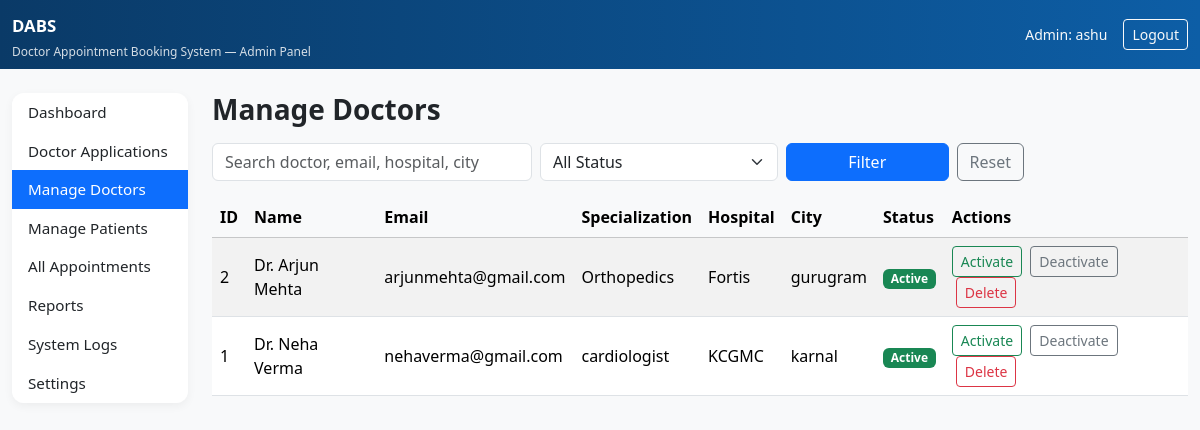
The app's page /dabs-admin/doctors/ (signed in) with its own data.
### booking/models.py (models this page shows, shortened)
class DoctorProfile(models.Model):
    STATUS_CHOICES = [
        ('Pending', 'Pending'),
        ('Approved', 'Approved'),
        ('Active', 'Active'),
        ('Inactive', 'Inactive'),
        ('Rejected', 'Rejected'),
    ]
    user = models.ForeignKey(User, on_delete=models.CASCADE)
    registration_no = models.CharField(max_length=50)
    specialization = models.CharField(max_length=80)
    experience_years = models.PositiveIntegerField(default=0)
    hospital = models.CharField(max_length=120)
    city = models.CharField(max_length=80)
    slot_preference = models.CharField(max_length=120)
    fee = models.DecimalField(max_digits=8, decimal_places=2,
                              null=True, blank=True)
    bio = models.TextField()
    status = models.CharField(
        max_length=10,
        choices=STATUS_CHOICES,
        default='Pending',
    )
    created_at = models.DateTimeField(auto_now_add=True)
    working_days = models.CharField(max_length=100, blank=True)
    clinic_start_time = models.TimeField(null=True, blank=True)
    clinic_end_time = models.TimeField(null=True, blank=True)
    break_start_time = models.TimeField(null=True, blank=True)
    break_end_time = models.TimeField(null=True, blank=True)
    slot_minutes = models.PositiveIntegerField(null=True, blank=True)
    schedule_notes = models.TextField(blank=True)
    schedule_published = models.BooleanField(default=False)
    review_note = models.TextField(blank=True)
    reviewed_by = models.ForeignKey(
        User,
        null=True,
        blank=True,
        on_delete=models.SET_NULL,
        related_name='reviewed_doctors',
    )
    reviewed_at = models.DateTimeField(null=True, blank=True)

### booking/views.py (the view, shortened to what this page needs)
# urls.py: path('dabs-admin/doctors/', views.admin_doctors, name='admin_doctors'),
@login_required
def admin_doctors(request):
    if not request.user.is_staff:
        return redirect("home")
    q = request.GET.get("q", "").strip()
    status = request.GET.get("status", "").strip()
    doctors = DoctorProfile.objects.select_related("user").all()
    if status:
        doctors = doctors.filter(status=status)
    doctors = doctors.order_by("user__first_name", "user__last_name")
    return render(
        request,
        "booking/admin_doctors.html",
        {
            "doctors": doctors,
            "q": q,
            "status": status,
            "section": "doctors",
        },
    )

### booking/templates/booking/admin_doctors.html (shortened to what this page needs)
{% extends "booking/admin_base.html" %}
{% block content %}
<h3 class="fw-bold mb-3">Manage Doctors</h3>
<form class="row g-2 mb-3" method="get">
  <div class="col-md-4">
    <input class="form-control"
           name="q"
           placeholder="Search doctor, email, hospital, city"
           value="{{ q }}">
  </div>
  <div class="col-md-3">
    <select class="form-select" name="status">
      <option value="">All Status</option>
    </select>
  </div>
  <div class="col-md-3 d-flex gap-2">
    <button class="btn btn-primary flex-grow-1">Filter</button>
    <a class="btn btn-outline-secondary" href=".">Reset</a>
  </div>
</form>
<div class="table-responsive">
  <table class="table table-striped align-middle">
    <thead class="table-light">
      <tr>
        <th>ID</th>
        <th>Name</th>
        <th>Email</th>
        <th>Specialization</th>
        <th>Hospital</th>
        <th>City</th>
        <th>Status</th>
        <th>Actions</th>
      </tr>
    </thead>
    <tbody>
    {% for d in doctors %}
      <tr>
        <td>{{ d.id }}</td>
        <td>Dr. {{ d.user.get_full_name }}</td>
        <td>{{ d.user.email }}</td>
        <td>{{ d.specialization }}</td>
        <td>{{ d.hospital }}</td>
        <td>{{ d.city }}</td>
        <td>
          <span class="badge bg-{% if d.status == 'Active' %}success{% elif d.status == 'Pending' %}warning text-dark{% else %}secondary{% endif %}">
            {{ d.status }}
          </span>
        </td>
        <td>
          <form method="post" action="" class="d-inline">
            <button class="btn btn-sm btn-outline-success">Activate</button>
          </form>
          <form method="post" action="" class="d-inline ms-1">
            <button class="btn btn-sm btn-outline-secondary">Deactivate</button>
          </form>
          <form method="post" action="" class="d-inline ms-1"
                onsubmit="return confirm('Delete this doctor and related appointments?');">
            <button class="btn btn-sm btn-outline-danger">Delete</button>
          </form>
        </td>
      </tr>
    {% empty %}
      <tr>
        <td colspan="8" class="text-muted">No doctors found.</td>
      </tr>
    {% endfor %}
    </tbody>
  </table>
</div>
{% endblock %}

### booking/templates/booking/admin_base.html (shortened to what this page needs)
<!doctype html>
<html lang="en">
<head>
  <link href="https://cdn.jsdelivr.net/npm/bootstrap@5.3.3/dist/css/bootstrap.min.css" rel="stylesheet">
</head>
<body class="bg-light">
<nav class="navbar navbar-dark" style="background:linear-gradient(90deg,#0a3a67,#0d5ea6);">
  <div class="container-fluid d-flex align-items-center justify-content-between flex-wrap">
    <div class="d-flex flex-column">
      <span class="navbar-brand navbar-brand-title mb-0">DABS</span>
      <span class="text-light navbar-sub">
        Doctor Appointment Booking System — Admin Panel
      </span>
    </div>
    <div class="d-flex align-items-center gap-3 mt-2 mt-md-0">
      <span class="text-light small">Admin: {{ request.user.username }}</span>
      <a href="{% url 'logout' %}" class="btn btn-outline-light btn-sm">Logout</a>
    </div>
  </div>
</nav>
<div class="container-fluid py-4">
  <div class="row">
    <aside class="col-md-3 col-lg-2 mb-3">
      <div class="list-group sidebar-card">
        <a href="{% url 'admin_dashboard' %}"
           class="list-group-item list-group-item-action sidebar-link {% if section == 'dashboard' %}active{% endif %}">
          Dashboard
        </a>
        <a href="{% url 'admin_pending_doctors' %}"
           class="list-group-item list-group-item-action sidebar-link {% if section == 'applications' %}active{% endif %}">
          Doctor Applications
        </a>
        <a href="{% url 'admin_doctors' %}"
           class="list-group-item list-group-item-action sidebar-link {% if section == 'doctors' %}active{% endif %}">
          Manage Doctors
        </a>
        <a href="{% url 'admin_patients' %}"
           class="list-group-item list-group-item-action sidebar-link {% if section == 'patients' %}active{% endif %}">
          Manage Patients
        </a>
        <a href="{% url 'admin_appointments' %}"
           class="list-group-item list-group-item-action sidebar-link {% if section == 'appointments' %}active{% endif %}">
          All Appointments
        </a>
        <a href="{% url 'admin_reports' %}"
           class="list-group-item list-group-item-action sidebar-link {% if section == 'reports' %}active{% endif %}">
          Reports
        </a>
        <a href="{% url 'admin_logs' %}"
           class="list-group-item list-group-item-action sidebar-link {% if section == 'logs' %}active{% endif %}">
          System Logs
        </a>
        <a href="{% url 'admin_settings' %}"
           class="list-group-item list-group-item-action sidebar-link {% if section == 'settings' %}active{% endif %}">
          Settings
        </a>
      </div>
    </aside>
    <main class="col-md-9 col-lg-10 mb-4">
      {% block content %}{% endblock %}
    </main>
  </div>
</div>
</body>
</html>

### booking/templates/booking/admin_base.html (style rules this page uses)
body { background: #f5f7fb; }
.sidebar-card { border-radius: 12px; box-shadow: 0 3px 10px rgba(0, 0, 0, 0.05); }
.sidebar-link { border: 0; border-radius: 0; font-size: 0.95rem; }
.sidebar-link.active { background: #0d6efd; color: #fff; }
.navbar-brand-title { font-size: 1.05rem; font-weight: 600; }
.navbar-sub { font-size: 0.75rem; opacity: 0.85; }

### records on screen
DoctorProfile: id "2", user.get_full_name "Arjun Mehta", user.email "arjunmehta@gmail.com", specialization "Orthopedics", hospital "Fortis", city "gurugram", status "Active"
DoctorProfile: id "1", user.get_full_name "Neha Verma", user.email "nehaverma@gmail.com", specialization "cardiologist", hospital "KCGMC", city "karnal", status "Active"

### other values on screen
{{ request.user.username }} "ashu"
